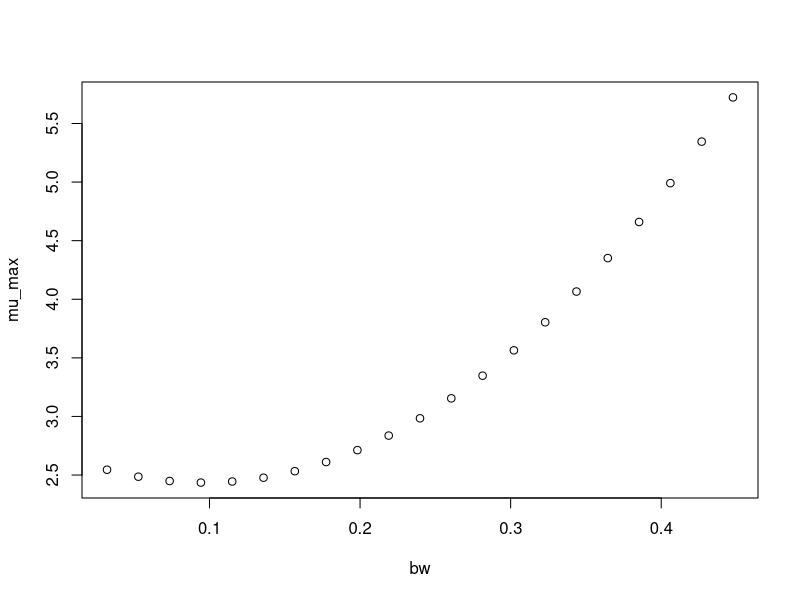

The R source for this figure:
#############################
# start of Parameter script
#############################
bw <- seq(0.031968031968032,0.4476472,length.out=21)
#############################
# end of Parameter script
#############################
############################# 
# start of Model script Gropin ID 1372 
#############################
 
# constant coefficients for this model
 
variables <- data.frame(bw)
argumentsPar <- expand.grid(variables)
 
# heart of the model
response_surface <- function(bw) {
   mumax <-(2.682-5.124*bw+26.62*bw^2)

return(mumax=mumax)
} 

# output parameters
mumax <- cbind(argumentsPar,response_surface(argumentsPar['bw']))
colnames(mumax) <- c(colnames(argumentsPar),'mumax')
#############################
# End of Model script
#############################
############################# 
# start of Visualisation script Gropin ID 1372 
#############################
plot(bw,mumax$mumax,
                          xlab='bw',
                          ylab='mu_max')
#############################
# End of Visualisation script
#############################
